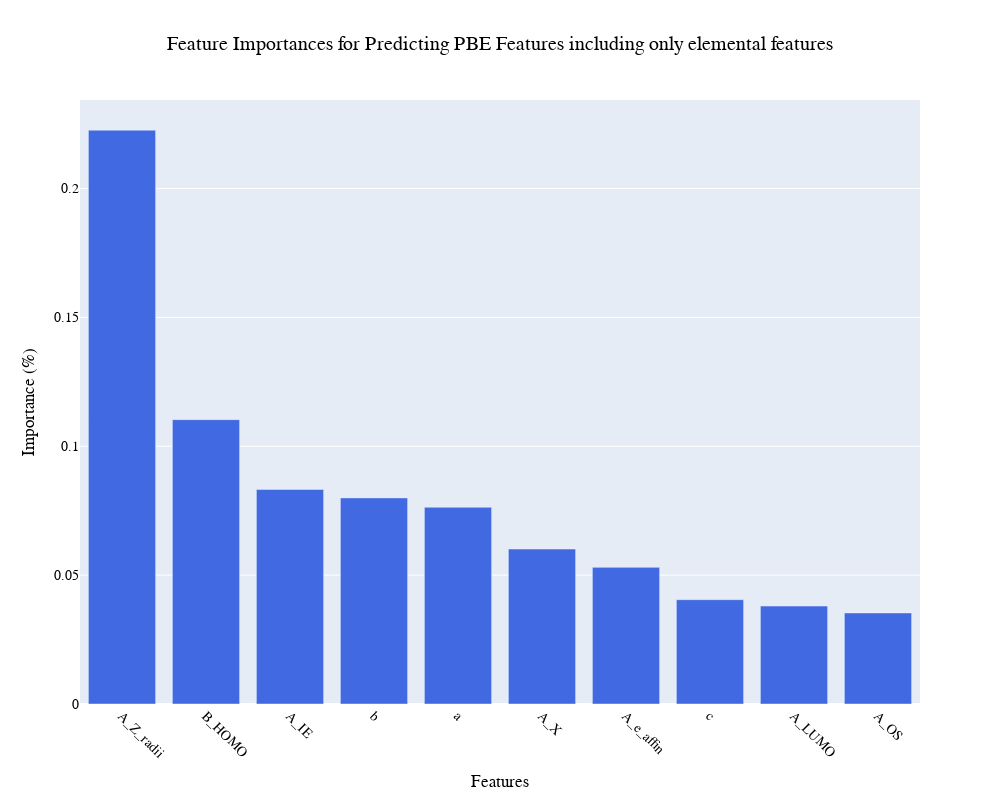

The code cell stored with this chart in its notebook:
### Markdown cell above
### Plotting Importances by features of the PBE prediction model including only elemental features

### Code cell
import plotly.graph_objects as go

feature_importances = xgb_reg.feature_importances_
included = X_PBE.columns.values
indices = np.argsort(feature_importances)[::-1]

fig = go.Figure()

fig.add_trace(go.Bar(
    x=included[indices][:10],
    y=feature_importances[indices][:10],
    marker=dict(color='royalblue'),
    #text=feature_importances[indices][:10],
    #textposition='auto',
))

fig.update_layout(
    xaxis=dict(
        title='Features',
        tickfont=dict(size=14),
        tickangle=45  
    ),
    yaxis_title='Importance (%)',
    title='Feature Importances for Predicting PBE Features including only elemental features',
    font=dict(family="Arial", size=14, color="black"),
    title_x = 0.5,
    width=1000,
    height=800,
    showlegend=False,
)

config = {
    'toImageButtonOptions': {
        'format': 'png',  # one of png, svg, jpeg, webp
        'filename': 'custom_image',
        'height': 500,
        'width': 700,
        'scale': 6  # Multiply title/legend/axis/canvas sizes by this factor
    }
}

fig.show(config=config)

### Figure 1 — Plotly figure (JSON) as saved in the notebook; plotly's stock layout.template omitted (floating-point values rounded to 4 significant figures)
{"data": [{"marker": {"color": "royalblue"}, "type": "bar", "x": ["A_Z_radii", "B_HOMO", "A_IE", "b", "a", "A_X", "A_e_affin", "c", "A_LUMO", "A_OS"], "y": [0.2226, 0.1103, 0.08321, 0.07996, 0.07632, 0.06012, 0.05301, 0.04047, 0.03799, 0.03533]}], "layout": {"font": {"color": "black", "family": "Arial", "size": 14}, "height": 800, "showlegend": false, "title": {"text": "Feature Importances for Predicting PBE Features including only elemental features", "x": 0.5}, "width": 1000, "xaxis": {"tickangle": 45, "tickfont": {"size": 14}, "title": {"text": "Features"}}, "yaxis": {"title": {"text": "Importance (%)"}}}}
